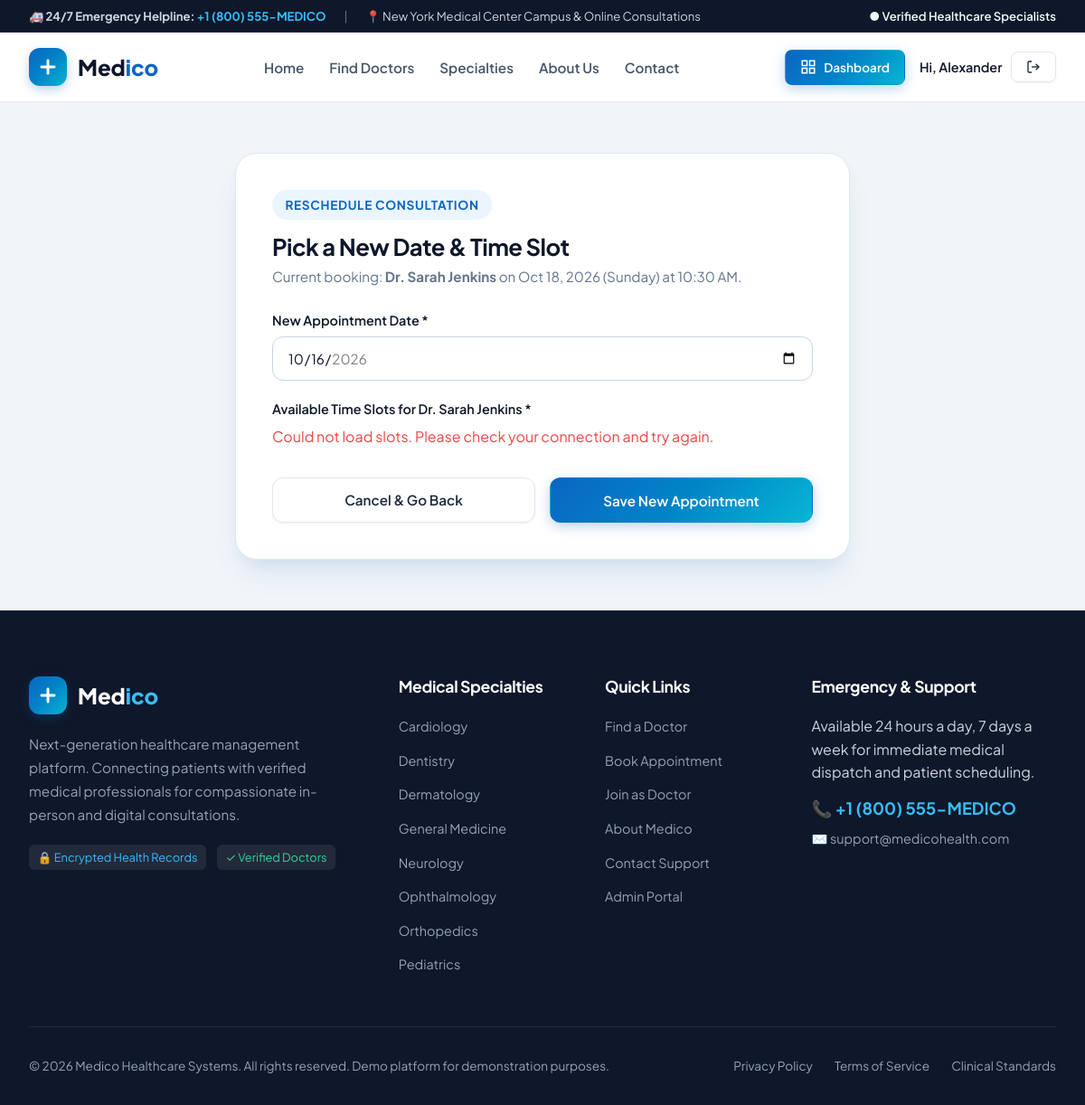
/appointments/1/reschedule/ (signed in), run on the app's committed database.
### accounts/models.py (models this page shows, shortened)
class User(AbstractUser):
    class Role(models.TextChoices):
        PATIENT = 'PATIENT', 'Patient'
        DOCTOR = 'DOCTOR', 'Doctor'
        ADMIN = 'ADMIN', 'Admin'
    role = models.CharField(max_length=20, choices=Role.choices, default=Role.PATIENT)
    phone = models.CharField(max_length=30, blank=True)
    profile_picture = models.ImageField(upload_to='profiles/', null=True, blank=True)
    avatar_url = models.CharField(max_length=255, blank=True)
    @property
    def is_medico_admin(self):
        return self.role == self.Role.ADMIN or self.is_superuser or self.is_staff
    @property
    def full_name(self):
        name = f"{self.first_name} {self.last_name}".strip()
        return name if name else self.username

class DoctorProfile(models.Model):
    CONSULTATION_TYPES = [
        ('BOTH', 'In-Person & Online Video'),
        ('IN_PERSON', 'In-Person Only'),
        ('VIDEO', 'Online Video Only'),
    ]
    user = models.OneToOneField(User, on_delete=models.CASCADE, related_name='doctor_profile')
    specialization = models.ForeignKey('core.Specialization', on_delete=models.SET_NULL, null=True, blank=True, related_name='doctors')
    title = models.CharField(max_length=30, default='Dr.')
    license_number = models.CharField(max_length=50, blank=True)
    qualification = models.CharField(max_length=200, default='MBBS, MD')
    experience_years = models.PositiveIntegerField(default=7)
    consultation_fee = models.DecimalField(max_digits=8, decimal_places=2, default=65.00)
    hospital_name = models.CharField(max_length=200, default='Medico Central Hospital')
    clinic_address = models.TextField(blank=True, default='Suite 402, Medico Plaza, New York, NY')
    city = models.CharField(max_length=100, default='New York')
    bio = models.TextField(blank=True, default='Dedicated healthcare professional committed to patient-first medical excellence and holistic care.')
    rating = models.DecimalField(max_digits=3, decimal_places=2, default=4.9)
    reviews_count = models.PositiveIntegerField(default=148)
    consultation_type = models.CharField(max_length=20, choices=CONSULTATION_TYPES, default='BOTH')
    is_verified = models.BooleanField(default=True)
    is_available = models.BooleanField(default=True)
    created_at = models.DateTimeField(auto_now_add=True)
    updated_at = models.DateTimeField(auto_now=True)
    class Meta:
        ordering = ['-rating', '-experience_years']
    @property
    def display_name(self):
        return f"{self.title} {self.user.full_name}"

### appointments/models.py (models this page shows, shortened)
class Appointment(models.Model):
    class Status(models.TextChoices):
        PENDING = 'PENDING', 'Pending Approval'
        CONFIRMED = 'CONFIRMED', 'Confirmed'
        COMPLETED = 'COMPLETED', 'Completed'
        CANCELLED = 'CANCELLED', 'Cancelled'
        REJECTED = 'REJECTED', 'Rejected'
    class ConsultationType(models.TextChoices):
        IN_PERSON = 'IN_PERSON', 'In-Person Consultation'
        VIDEO = 'VIDEO', 'Online Video Consultation'
    patient = models.ForeignKey('accounts.PatientProfile', on_delete=models.CASCADE, related_name='appointments')
    doctor = models.ForeignKey('accounts.DoctorProfile', on_delete=models.CASCADE, related_name='appointments')
    appointment_date = models.DateField()
    appointment_time = models.TimeField()
    consultation_type = models.CharField(max_length=20, choices=ConsultationType.choices, default=ConsultationType.IN_PERSON)
    status = models.CharField(max_length=20, choices=Status.choices, default=Status.CONFIRMED)
    reason_for_visit = models.CharField(max_length=255)
    symptoms = models.TextField(blank=True)
    doctor_notes = models.TextField(blank=True)
    cancellation_reason = models.TextField(blank=True)
    created_at = models.DateTimeField(auto_now_add=True)
    updated_at = models.DateTimeField(auto_now=True)
    class Meta:
        ordering = ['appointment_date', 'appointment_time']
    @property
    def formatted_time(self):
        return self.appointment_time.strftime("%I:%M %p")
    @property
    def formatted_date(self):
        return self.appointment_date.strftime("%b %d, %Y (%A)")

### core/models.py (models this page shows, shortened)
class Specialization(models.Model):
    name = models.CharField(max_length=100, unique=True)
    slug = models.SlugField(max_length=120, unique=True, blank=True)
    icon_name = models.CharField(max_length=50, default='heart-pulse', help_text="Icon identifier like heart, brain, bone, eye, tooth, etc.")
    description = models.TextField(help_text="Brief description of the medical specialty")
    color_accent = models.CharField(max_length=30, default="#0284C7")
    is_featured = models.BooleanField(default=True)
    created_at = models.DateTimeField(auto_now_add=True)
    class Meta:
        ordering = ['name']
        verbose_name = 'Medical Specialization'
        verbose_name_plural = 'Medical Specializations'

### appointments/views.py (the view, shortened to what this page needs)
# urls.py: path('<int:pk>/reschedule/', views.reschedule_appointment, name='reschedule_appointment'),
@login_required
def reschedule_appointment(request, pk):
    appointment = get_object_or_404(Appointment, pk=pk)
    user = request.user
    is_owner_patient = hasattr(user, 'patient_profile') and (appointment.patient == user.patient_profile)
    if not (is_owner_patient or user.is_medico_admin):
        return HttpResponseForbidden("Only the patient can reschedule this appointment.")
    if appointment.status == Appointment.Status.COMPLETED:
        messages.error(request, "Completed appointments cannot be rescheduled.")
        return redirect('appointment_detail', pk=pk)
    today = datetime.date.today()
    return render(request, 'appointments/reschedule.html', {
        'appointment': appointment,
        'min_date': today.isoformat(),
        'max_date': (today + datetime.timedelta(days=30)).isoformat(),
    })

### core/context_processors.py (called while the page is built)
def medico_context(request):
    specializations_nav = Specialization.objects.all()[:8]
    user = request.user
    role = None
    is_doctor = False
    is_patient = False
    is_admin = False
    if user.is_authenticated:
        role = getattr(user, 'role', None)
        is_doctor = (role == 'DOCTOR')
        is_patient = (role == 'PATIENT')
        is_admin = (role == 'ADMIN' or user.is_superuser or user.is_staff)
    return {
        'specializations_nav': specializations_nav,
        'user_role': role,
        'is_doctor_user': is_doctor,
        'is_patient_user': is_patient,
        'is_admin_user': is_admin,
        'site_name': 'Medico',
        'emergency_phone': '+1 (800) 555-MEDICO',
        'support_email': 'support@medicohealth.com',
    }

### templates/appointments/reschedule.html (shortened to what this page needs)
{% extends 'base.html' %}
{% load static %}
{% block content %}
<section style="background: var(--slate-100); padding: 3.5rem 0;">
  <div class="container">
    <div style="max-width: 680px; margin: 0 auto; background: var(--white); border-radius: var(--radius-xl); border: 1px solid var(--slate-200); box-shadow: var(--shadow-lg); padding: 2.5rem;">
      <div style="margin-bottom: 1.5rem;">
        <span class="section-tag">Reschedule Consultation</span>
        <h1 style="font-size: 1.6rem; margin-bottom: 0.35rem;">Pick a New Date & Time Slot</h1>
        <p style="color: var(--slate-500); font-size: 0.95rem;">
          Current booking: <strong>{{ appointment.doctor.display_name }}</strong> on {{ appointment.formatted_date }} at {{ appointment.formatted_time }}.
        </p>
      </div>
      <form action="{% url 'reschedule_appointment' appointment.id %}" method="POST" id="rescheduleForm">
        <div class="form-group">
          <label class="form-label">New Appointment Date *</label>
          <input type="date" name="appointment_date" id="appointmentDateInput" class="form-input" min="{{ min_date }}" max="{{ max_date }}" value="{{ min_date }}" required>
        </div>
        <div class="form-group">
          <label class="form-label">Available Time Slots for {{ appointment.doctor.display_name }} *</label>
          <div id="slotContainer" data-doctor-id="{{ appointment.doctor.id }}">
          </div>
        </div>
        <div style="display: flex; gap: 1rem; margin-top: 2rem;">
          <a href="{% url 'appointment_detail' appointment.id %}" class="btn btn-secondary" style="flex: 1;">Cancel & Go Back</a>
          <button type="submit" class="btn btn-primary" style="flex: 1;" id="confirmRescheduleBtn">Save New Appointment</button>
        </div>
      </form>
    </div>
  </div>
</section>
{% endblock %}

### templates/base.html (shortened to what this page needs)
{% load static %}
<!DOCTYPE html>
<html lang="en">
<head>
  <link rel="stylesheet" href="{% static 'css/main.css' %}">
  <link rel="stylesheet" href="{% static 'css/dashboard.css' %}">
</head>
<body>
  <div style="background-color: var(--navy-900); color: var(--slate-300); font-size: 0.82rem; padding: 0.45rem 0; border-bottom: 1px solid rgba(255,255,255,0.08);">
    <div class="container" style="display: flex; justify-content: space-between; align-items: center; flex-wrap: wrap; gap: 0.5rem;">
      <div style="display: flex; align-items: center; gap: 1.25rem;">
        <span>🚑 <strong>24/7 Emergency Helpline:</strong> <a href="tel:+18005556334" style="color: #38BDF8; font-weight: 700;">{{ emergency_phone }}</a></span>
        <span class="d-none-sm" style="color: var(--slate-500);">|</span>
        <span class="d-none-sm">📍 New York Medical Center Campus & Online Consultations</span>
      </div>
      <div style="display: flex; align-items: center; gap: 1rem;">
        <span style="color: var(--emerald-light); font-weight: 600;">● Verified Healthcare Specialists</span>
      </div>
    </div>
  </div>
  <header class="site-header">
    <div class="container">
      <div class="nav-wrapper">
        <a href="{% url 'home' %}" class="brand-logo" id="medicoHomeLogo">
          <div class="brand-logo-icon">
            <svg width="24" height="24" viewBox="0 0 24 24" fill="currentColor">
              <path d="M19 10.5h-5.5V5c0-.83-.67-1.5-1.5-1.5s-1.5.67-1.5 1.5v5.5H5c-.83 0-1.5.67-1.5 1.5s.67 1.5 1.5 1.5h5.5V19c0 .83.67 1.5 1.5 1.5s1.5-.67 1.5-1.5v-5.5H19c.83 0 1.5-.67 1.5-1.5s-.67-1.5-1.5-1.5z"/>
            </svg>
          </div>
          <span>Med<span class="highlight">ico</span></span>
        </a>
        <ul class="nav-links">
          <li><a href="{% url 'home' %}" class="{% if request.resolver_match.url_name == 'home' %}active{% endif %}">Home</a></li>
          <li><a href="{% url 'doctor_list' %}" class="{% if request.resolver_match.url_name == 'doctor_list' %}active{% endif %}">Find Doctors</a></li>
          <li><a href="{% url 'specialty_list' %}" class="{% if request.resolver_match.url_name == 'specialty_list' %}active{% endif %}">Specialties</a></li>
          <li><a href="{% url 'about_us' %}" class="{% if request.resolver_match.url_name == 'about_us' %}active{% endif %}">About Us</a></li>
          <li><a href="{% url 'contact' %}" class="{% if request.resolver_match.url_name == 'contact' %}active{% endif %}">Contact</a></li>
        </ul>
        <div class="nav-actions">
          {% if user.is_authenticated %}
            <a href="{% url 'dashboard_dispatch' %}" class="btn btn-primary btn-sm" id="navDashboardBtn">
              <svg width="18" height="18" fill="none" stroke="currentColor" stroke-width="2" viewBox="0 0 24 24">
                <rect x="3" y="3" width="7" height="7"></rect>
                <rect x="14" y="3" width="7" height="7"></rect>
                <rect x="14" y="14" width="7" height="7"></rect>
                <rect x="3" y="14" width="7" height="7"></rect>
              </svg>
              <span>Dashboard</span>
            </a>
            <div style="display: flex; align-items: center; gap: 0.6rem;">
              <span style="font-size: 0.9rem; font-weight: 600; color: var(--navy-900);">Hi, {{ user.first_name|default:user.username }}</span>
              <a href="{% url 'logout' %}" class="btn btn-secondary btn-sm" title="Log out" id="navLogoutBtn">
                <svg width="16" height="16" fill="none" stroke="currentColor" stroke-width="2" viewBox="0 0 24 24">
                  <path d="M9 21H5a2 2 0 0 1-2-2V5a2 2 0 0 1 2-2h4"></path>
                  <polyline points="16 17 21 12 16 7"></polyline>
                  <line x1="21" y1="12" x2="9" y2="12"></line>
                </svg>
              </a>
            </div>
          {% else %}
            <a href="{% url 'login' %}" class="btn btn-secondary btn-sm" id="navLoginBtn">Login</a>
            <a href="{% url 'register_patient' %}" class="btn btn-primary btn-sm" id="navSignUpBtn">Book Appointment</a>
          {% endif %}
        </div>
      </div>
    </div>
  </header>
  <main>
    {% block content %}{% endblock %}
  </main>
  <footer class="site-footer">
    <div class="container">
      <div class="footer-grid">
        <div class="footer-brand">
          <a href="{% url 'home' %}" class="brand-logo" style="color: var(--white);">
            <div class="brand-logo-icon">
              <svg width="24" height="24" viewBox="0 0 24 24" fill="currentColor">
                <path d="M19 10.5h-5.5V5c0-.83-.67-1.5-1.5-1.5s-1.5.67-1.5 1.5v5.5H5c-.83 0-1.5.67-1.5 1.5s.67 1.5 1.5 1.5h5.5V19c0 .83.67 1.5 1.5 1.5s1.5-.67 1.5-1.5v-5.5H19c.83 0 1.5-.67 1.5-1.5s-.67-1.5-1.5-1.5z"/>
              </svg>
            </div>
            <span>Med<span style="color: #38BDF8;">ico</span></span>
          </a>
          <p>Next-generation healthcare management platform. Connecting patients with verified medical professionals for compassionate in-person and digital consultations.</p>
          <div style="margin-top: 1.25rem; display: flex; gap: 0.75rem;">
            <span style="display: inline-block; padding: 0.25rem 0.6rem; background: rgba(255,255,255,0.08); border-radius: 6px; font-size: 0.8rem; color: #38BDF8;">🔒 Encrypted Health Records</span>
            <span style="display: inline-block; padding: 0.25rem 0.6rem; background: rgba(255,255,255,0.08); border-radius: 6px; font-size: 0.8rem; color: #34D399;">✓ Verified Doctors</span>
          </div>
        </div>
        <div class="footer-col">
          <h4>Medical Specialties</h4>
          <ul class="footer-links">
            {% for spec in specializations_nav %}
              <li><a href="{% url 'specialty_detail' spec.slug %}">{{ spec.name }}</a></li>
            {% endfor %}
          </ul>
        </div>
        <div class="footer-col">
          <h4>Quick Links</h4>
          <ul class="footer-links">
            <li><a href="{% url 'doctor_list' %}">Find a Doctor</a></li>
            <li><a href="{% url 'book_appointment_general' %}">Book Appointment</a></li>
            <li><a href="{% url 'register_doctor' %}">Join as Doctor</a></li>
            <li><a href="{% url 'about_us' %}">About Medico</a></li>
            <li><a href="{% url 'contact' %}">Contact Support</a></li>
            <li><a href="{% url 'login' %}?demo=admin">Admin Portal</a></li>
          </ul>
        </div>
        <div class="footer-col">
          <h4>Emergency & Support</h4>
          <p style="color: var(--slate-300); margin-bottom: 0.75rem;">Available 24 hours a day, 7 days a week for immediate medical dispatch and patient scheduling.</p>
          <div style="font-size: 1.15rem; font-weight: 700; color: #38BDF8; margin-bottom: 0.5rem;">
            📞 {{ emergency_phone }}
          </div>
          <div style="color: var(--slate-400); font-size: 0.9rem;">
            ✉️ {{ support_email }}
          </div>
        </div>
      </div>
      <div class="footer-bottom">
        <div>
          &copy; 2026 Medico Healthcare Systems. All rights reserved. Demo platform for demonstration purposes.
        </div>
        <div style="display: flex; gap: 1.5rem;">
          <a href="#" style="color: var(--slate-400);">Privacy Policy</a>
          <a href="#" style="color: var(--slate-400);">Terms of Service</a>
          <a href="#" style="color: var(--slate-400);">Clinical Standards</a>
        </div>
      </div>
    </div>
  </footer>
</body>
</html>

### data on the page
User: first_name "Alexander"
Appointment: doctor.display_name "Dr. Sarah Jenkins", formatted_date "Oct 18, 2026 (Sunday)", formatted_time "10:30 AM"
Specialization: name "Cardiology"
Specialization: name "Dentistry"
Specialization: name "Dermatology"
Specialization: name "General Medicine"
Specialization: name "Neurology"
Specialization: name "Ophthalmology"
Specialization: name "Orthopedics"
Specialization: name "Pediatrics"

### other printed values
{{ emergency_phone }} "+1 (800) 555-MEDICO"
{{ support_email }} "support@medicohealth.com"
